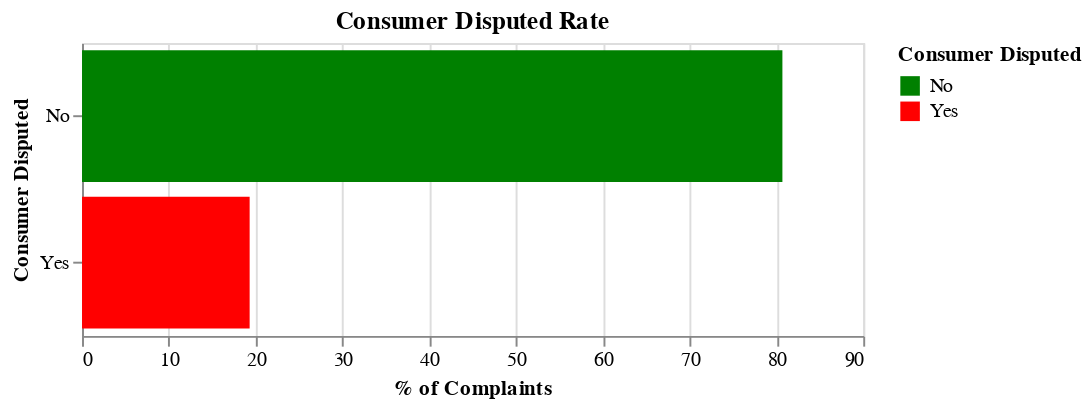

Notebook source saved alongside this figure:
### Markdown cell above
### **Imbalanced Data**

### Code cell
# Get frequency of disputed complaints
disputed = data['Consumer disputed?'].value_counts()

# Calculate dispute rate
total_complaints = disputed.sum()
dispute_rate = disputed['Yes'] / total_complaints

# Create a DataFrame for Altair
disputed_df = pd.DataFrame({'Dispute': ['No', 'Yes'], 'Percentage': [100 - dispute_rate * 100, dispute_rate * 100]})
# Create an Altair stacked bar chart for the consumer dispute rate
bar_chart_dispute = alt.Chart(disputed_df).mark_bar().encode(
    x=alt.X('Percentage:Q', title='% of Complaints'),
    y=alt.Y('Dispute:N', title='Consumer Disputed'),
    color=alt.Color('Dispute:N', title='Consumer Disputed', scale=alt.Scale(range=['green', 'red'])),
    tooltip=['Dispute:N', 'Percentage:Q']
).properties(
    title='Consumer Disputed Rate',
    width=400,
    height=150
)

bar_chart_dispute

### Figure 1 — Vega-Lite specification as saved in the notebook (floating-point values rounded to 4 significant figures)
{"config": {"view": {"continuousWidth": 400, "continuousHeight": 300}}, "data": {"name": "data-7005ead335da95e21d50b1ce1b8ccf3b"}, "mark": "bar", "encoding": {"color": {"field": "Dispute", "scale": {"range": ["green", "red"]}, "title": "Consumer Disputed", "type": "nominal"}, "tooltip": [{"field": "Dispute", "type": "nominal"}, {"field": "Percentage", "type": "quantitative"}], "x": {"field": "Percentage", "title": "% of Complaints", "type": "quantitative"}, "y": {"field": "Dispute", "title": "Consumer Disputed", "type": "nominal"}}, "height": 150, "title": "Consumer Disputed Rate", "width": 400, "$schema": "https://vega.github.io/schema/vega-lite/v4.17.0.json", "datasets": {"data-7005ead335da95e21d50b1ce1b8ccf3b": [{"Dispute": "No", "Percentage": 80.69}, {"Dispute": "Yes", "Percentage": 19.31}]}}
